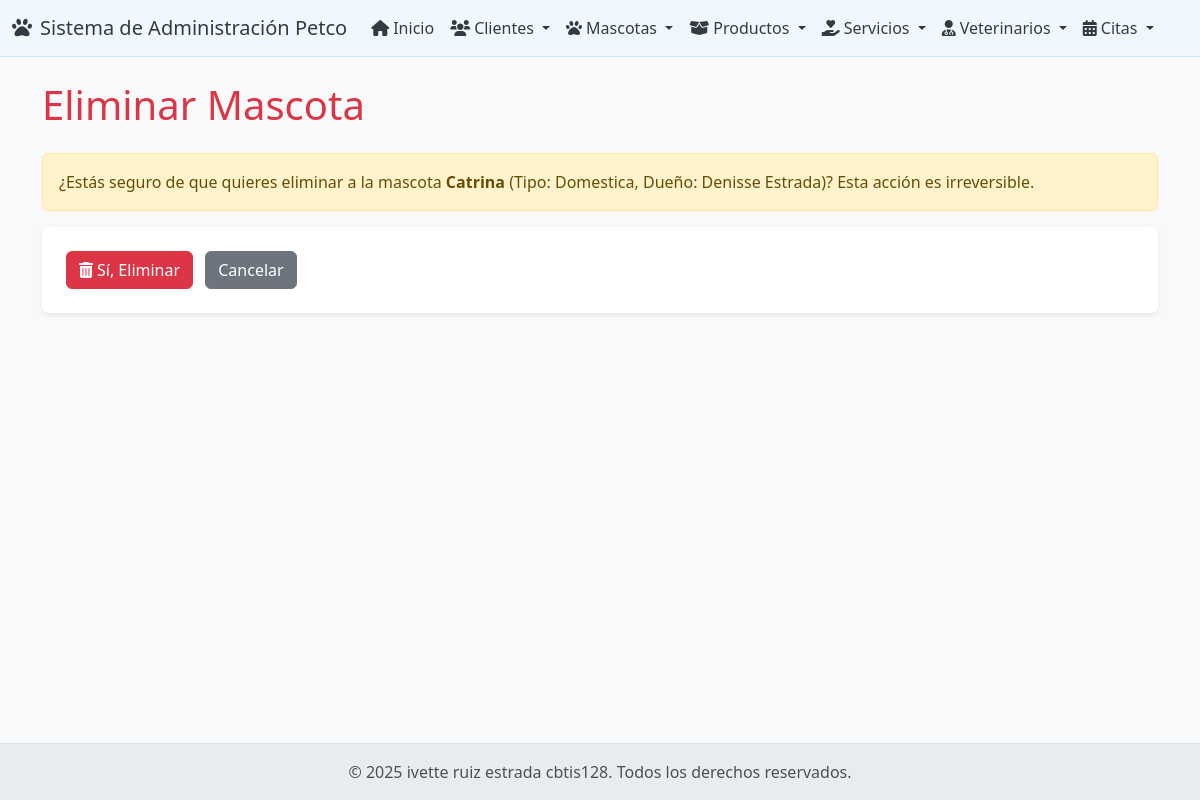
The app's page /mascotas/borrar/2/ with its own data.
### app_Petco/models.py (models this page shows, shortened)
class Mascota(models.Model):
    mascota_id = models.AutoField(primary_key=True)
    nombre = models.CharField(max_length=50)
    especie = models.CharField(max_length=50) # Ej: Perro, Gato, Ave
    raza = models.CharField(max_length=50, blank=True, null=True) # Ej: Labrador, Siamés
    tipo = models.CharField(max_length=50, blank=True, null=True) # Ej: Doméstica, Exótica
    fecha_nac = models.DateField(blank=True, null=True)
    cliente = models.ForeignKey(Cliente, on_delete=models.CASCADE, related_name='mascotas')

class Cliente(models.Model):
    cliente_id = models.AutoField(primary_key=True)
    nombre = models.CharField(max_length=100)
    apellido = models.CharField(max_length=100)
    email = models.EmailField(max_length=100, unique=True)
    telefono = models.CharField(max_length=20, blank=True, null=True)
    direccion = models.CharField(max_length=255, blank=True, null=True)

### app_Petco/views.py (the view)
# urls.py: path('mascotas/borrar/<int:pk>/', views.borrar_mascota, name='borrar_mascota'),
def borrar_mascota(request, pk):
    mascota = get_object_or_404(Mascota, pk=pk)
    if request.method == 'POST':
        mascota.delete()
        return redirect('ver_mascotas')
    context = {'mascota': mascota}
    return render(request, 'mascota/borrar_mascota.html', context)

### app_Petco/templates/mascota/borrar_mascota.html (shortened to what this page needs)
{% extends 'base.html' %}
{% block contenido %}
    <h1 class="mb-4 text-danger">Eliminar Mascota</h1>
    <div class="alert alert-warning" role="alert">
        ¿Estás seguro de que quieres eliminar a la mascota <strong>{{ mascota.nombre }}</strong> (Tipo: {{ mascota.tipo }}, Dueño: {{ mascota.cliente.nombre }} {{ mascota.cliente.apellido }})?
        Esta acción es irreversible.
    </div>
    <form method="post" action="{% url 'borrar_mascota' mascota.mascota_id %}" class="bg-white p-4 rounded shadow-sm">
        <button type="submit" class="btn btn-danger me-2"><i class="fas fa-trash-alt me-1"></i>Sí, Eliminar</button>
        <a href="{% url 'ver_mascotas' %}" class="btn btn-secondary">Cancelar</a>
    </form>
{% endblock %}

### app_Petco/templates/base.html (style rules this page uses)
body { display: flex; flex-direction: column; min-height: 100vh; background-color: #f8f9fa; }

### records on screen
Mascota: nombre "Catrina", tipo "Domestica", cliente.nombre "Denisse", cliente.apellido "Estrada"
